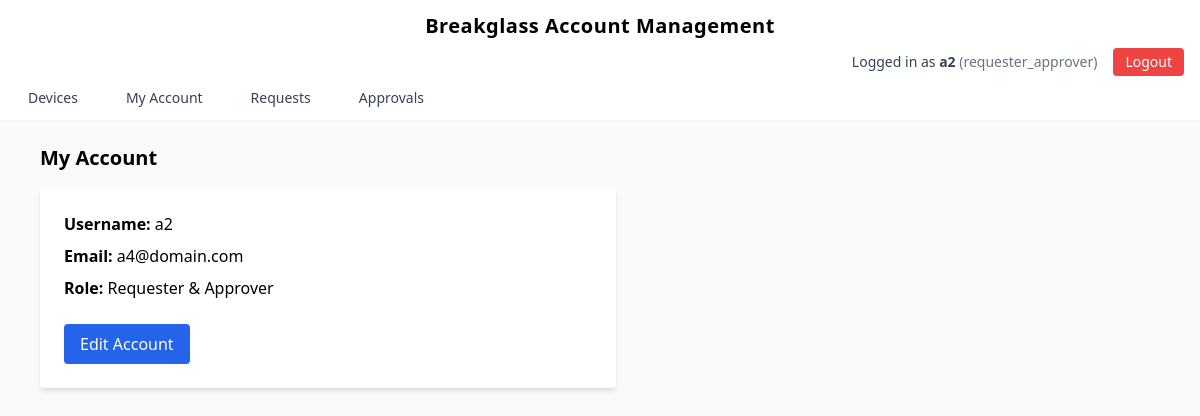
/ui/account/7 (signed in), run on the app's committed database.
### models/user.py (models this page shows)
class User(Base):
    __tablename__ = "users"
    id = Column(Integer, primary_key=True, index=True)
    username = Column(String, unique=True, index=True, nullable=False)
    email = Column(String, unique=True, index=True, nullable=False)
    auth_source = Column(String, default="local")  # local, ldap, saml, oidc
    password_hash = Column(String, nullable=True)
    role = Column(String, nullable=False)  # admin, requester, approver, requester_approver
    otp_secret = Column(String, nullable=True)
    is_active = Column(Boolean, default=True)

### ui/routes/accounts.py (the view)
@router.get("/account/{user_id}", response_class=HTMLResponse)
async def account_self(
    user_id: int,
    request: Request,
    current_user: User | None = Depends(get_current_user_optional),
):
    if current_user is None:
        log_action(
            current_user,
            "accounts_self_view",
            "Redirected to login page due to unauthenticated access attempt",
            request,
            category="accounts"
        )
        return RedirectResponse("/ui/login")
    if current_user.role != "admin" and current_user.id != user_id:
        log_action(
            current_user,
            "accounts_self_view",
            "Attempted to view another user's account",
            request,
            category="accounts"
        )
        return RedirectResponse(f"/ui/account/{current_user.id}")
    success = request.query_params.get("success")
    log_action(
        current_user,
        "accounts_self_view",
        f"Viewed own account page",
        request,
        category="accounts"
    )
    return templates.TemplateResponse(
        "account_self.html",
        {
            "request": request,
            "current_user": current_user,
            "user": current_user,
            "success": "Account updated successfully" if success else None
        },
    )

### ui/templates/account_self.html (shortened to what this page needs)
{% extends "base.html" %}
{% block content %}
<h1 class="text-xl font-bold mb-4">My Account</h1>
<div class="bg-white p-6 rounded shadow-md max-w-xl">
  <p class="mb-2"><strong>Username:</strong> {{ user.username }}</p>
  <p class="mb-2"><strong>Email:</strong> {{ user.email }}</p>
  <p class="mb-2"><strong>Role:</strong> {% if user.role == "requester_approver" %}
    Requester & Approver
  {% else %}
    {{ user.role }}
  {% endif %}</p>
<a href="/ui/account/{{ user.id }}/edit"
   class="mt-4 inline-block bg-blue-600 text-white px-4 py-2 rounded hover:bg-blue-700">
  Edit Account
</a>
</div>
{% endblock %}

### ui/templates/base.html (shortened to what this page needs)
<!DOCTYPE html>
<html lang="en">
<head>
  <link href="https://cdn.jsdelivr.net/npm/tailwindcss@2.2.19/dist/tailwind.min.css" rel="stylesheet">
</head>
<body class="bg-gray-50 min-h-screen">
  <header class="w-full bg-white shadow-sm px-4 py-3">
    <div class="flex justify-center items-center">
      <div class="text-xl font-bold tracking-wide">
        Breakglass Account Management
      </div>
    </div>
    {% if current_user and current_user.username %}
    <div class="flex justify-end items-center space-x-4 mt-2">
      <span class="text-sm text-gray-700">
        Logged in as <strong>{{ current_user.username }}</strong>
        <span class="text-gray-500">({{ current_user.role }})</span>
      </span>
      <a href="/ui/logout"
         class="text-sm bg-red-500 text-white px-3 py-1 rounded hover:bg-red-600">
        Logout
      </a>
    </div>
    <nav class="mt-3">
      <ul class="flex space-x-6 text-sm font-medium">
        <li>
          <a href="/ui/devices"
             class="text-gray-700 px-3 py-1 rounded-md transition
                    hover:bg-blue-600 hover:text-white">
            Devices
          </a>
        </li>
        {% if current_user.role == "admin" %}
          <li>
            <a href="/ui/accounts"
               class="text-gray-700 px-3 py-1 rounded-md transition
                      hover:bg-blue-600 hover:text-white">
              Accounts
            </a>
          </li>
        {% else %}
          <li>
            <a href="/ui/account/{{ current_user.id }}"
               class="text-gray-700 px-3 py-1 rounded-md transition
                      hover:bg-blue-600 hover:text-white">
              My Account
            </a>
          </li>
        {% endif %}
        {% if current_user.role in ["requester","requester_approver"] %}
        <li>
          <a href="/ui/requests"
             class="text-gray-700 px-3 py-1 rounded-md transition
                    hover:bg-blue-600 hover:text-white">
            Requests
          </a>
        </li>
        {% endif %}
        {% if current_user.role in ["approver", "requester_approver"] %}
        <li>
          <a href="/ui/approve/requests"
             class="text-gray-700 px-3 py-1 rounded-md transition
                    hover:bg-blue-600 hover:text-white">
            Approvals
          </a>
        </li>
        {% endif %}
      </ul>
    </nav>
    {% endif %}
  </header>
  <main class="max-w-6xl mx-auto px-4 py-6">
    {% block content %}{% endblock %}
  </main>
</body>
</html>

### data on the page
User: username "a2", role "requester_approver", email "a4@domain.com"
